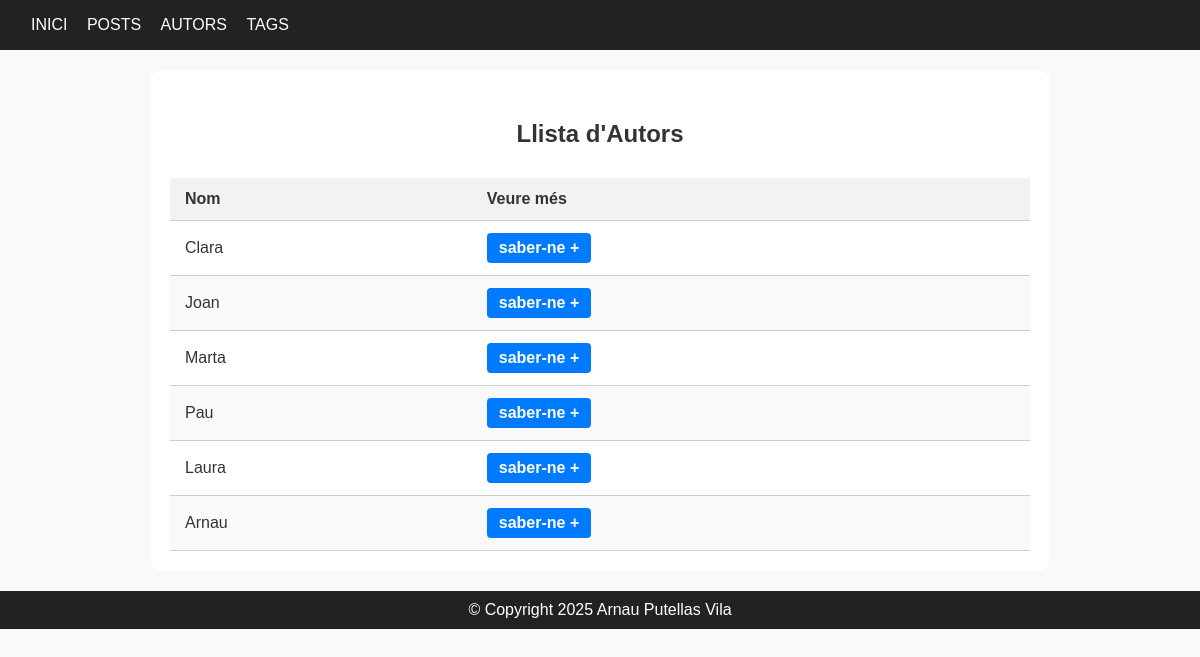
The app's page /authors with its own data.
### blog/models.py (models this page shows, shortened)
class Author(models.Model):
    name = models.CharField(max_length=100)
    surname = models.CharField(max_length=100, blank=True, null=True)
    email = models.EmailField(blank=True, null=True)
    bio = models.TextField(blank=True)

### blog/views.py (the view)
# urls.py: path('authors', views.authors_list, name='authors-list'),
def authors_list(request):
    authors = Author.objects.all()
    return render(request, 'blog/authors_list.html', {'authors': authors})

### blog/templates/blog/authors_list.html (shortened to what this page needs)
{% extends 'blog/base.html' %}
{% load static %}
{% block content %}
  <section class="authors-section">
    <h2 style="text-align: center; margin: 30px 0;">Llista d'Autors</h2>
    <table class="authors-table">
      <thead>
        <tr>
          <th>Nom</th>
          <th>Veure més</th>
        </tr>
      </thead>
      <tbody>
        {% for author in authors %}
          <tr>
            <td>{{ author.name }}</td>
            <td><a href="{% url 'author-detail' author.id %}" class="btn-see-more">saber-ne +</a></td>
          </tr>
        {% endfor %}
      </tbody>
    </table>
  </section>
{% endblock %}

### blog/static/style.css (style rules this page uses)
* { margin: 0; padding: 0; box-sizing: border-box; }
body { font-family: Arial, sans-serif; background-color: #f9f9f9; color: #333; }
section { text-align: center; }
a { color: black; text-decoration: none; }
.authors-section { padding: 20px; margin: 20px auto; max-width: 900px; background-color: #ffffff; border-radius: 12px; }
.authors-table { width: 100%; border-collapse: collapse; margin: 0 auto; }
.authors-table th, .authors-table td { padding: 12px 15px; text-align: left; border-bottom: 1px solid #ccc; }
.authors-table th { background-color: #f2f2f2; text-align: left; }
.authors-table tr:nth-child(even) { background-color: #f9f9f9; }
.btn-see-more { background-color: #007bff; color: white; padding: 6px 12px; border-radius: 4px; text-decoration: none; font-weight: bold; display: inline-block; }

### records on screen
Author: name "Clara"
Author: name "Joan"
Author: name "Marta"
Author: name "Pau"
Author: name "Laura"
Author: name "Arnau"
